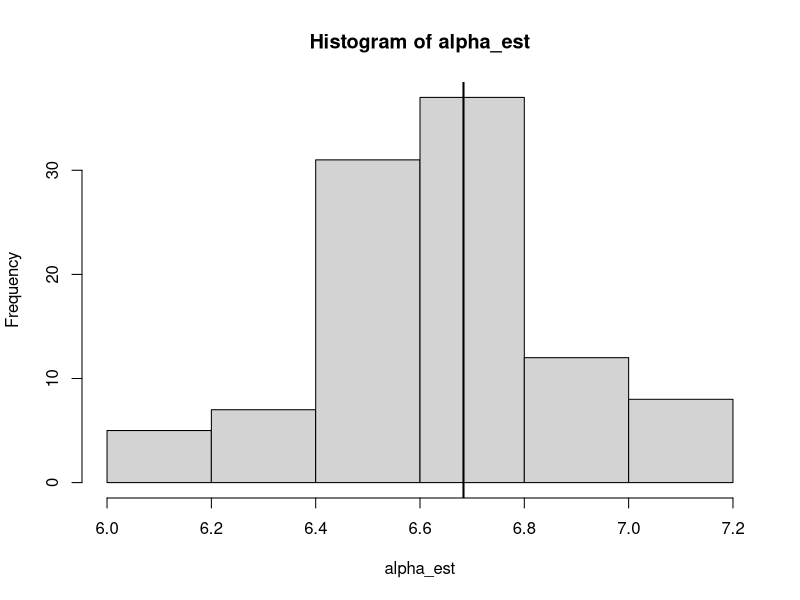

This chart was generated by the following R code:
nsim = 100
n = 1000
alpha_bias = alpha_est = numeric(nsim)
beta_bias  = beta_est = numeric(nsim)
phi_est = numeric(nsim)
mu_est = numeric(nsim)
g = 4
p = c(0.2, 0.4, 0.3, 0.1)
tau = runif(g, -2, 2)
lam = rnorm(g, 0, 2)

# eta parameters
mu = rnorm(g, 0, 2)
phi = rgamma(g, 2, 1)

for(j in 1:nsim){
  G = rmultinom(n, 1, p)
  G = apply(G, 2, function(l) which(l == 1))
  eta = sapply(G, function(l) rnorm(1, mu[l], sqrt(phi[l])))
  Y = tau[G] + lam[G]*eta + rnorm(n, 0, 0.25)
  #plot(Y~eta, col = G)
  
  fit = lm(Y ~ eta)
  alpha_est[j] = coef(fit)[1]
  beta_est[j] = coef(fit)[2]
  phi_est[j] = var(eta)
  mu_est[j] = mean(eta)
}

# pooled latent mean
mean(mu_est)
(mu_true = sum(p*mu))
#hist(mu_est)
#abline(v = mu_true, lwd = 2)

# pooled variance
print("phi")
mean(phi_est)
ndterm <- 0
for(l in 1:g){
  for(k in 1:g){
    if(l != k){
      ndterm = ndterm + (p[l]*p[k]*mu[l]*mu[k])
    }
  }
}
(phi_true = sum(p * (phi + (1 - p) * mu^2)) - ndterm)
(phi_true = sum(p * (phi + mu * (mu - mu_true))))

# pooled beta
mean(beta_est)
nd_termA = nd_termB = 0
for(l in 1:g){
  for(k in 1:g){
    if(l != k){
      nd_termA = nd_termA + tau[l] * p[l] * p[k] * mu[k]
      nd_termB = nd_termB + lam[l] * p[l] * p[k] * mu[l] * mu[k]
    }
  }
}
(beta_true = (sum(tau * p * (mu-mu_true)) +
                sum(lam * p * (phi + (1 - p) * mu^2)) - nd_termB)/phi_true)
(beta_true = (sum(tau * p * (mu-mu_true)) +
                sum(lam * p * (phi + mu * (mu - mu_true))))/phi_true)
#hist(beta_est)
#abline(v = beta_true, lwd = 2)

#pooled alpha
mean(alpha_est)
(alpha_true = sum(p * (tau + lam*mu)) - beta_true * mu_true)
(alpha_true = sum(p * (tau + lam*mu - mu_true/phi_true * (tau * (mu - mu_true) + lam * (phi + mu * (mu - mu_true))))))

sum(p * (tau * (1 - ((mu_true * (mu - mu_true)) / phi_true)) + lam * (mu - (mu_true * (phi + mu * (mu - mu_true)))/phi_true)))

hist(alpha_est)
abline(v = alpha_true, lwd = 2)